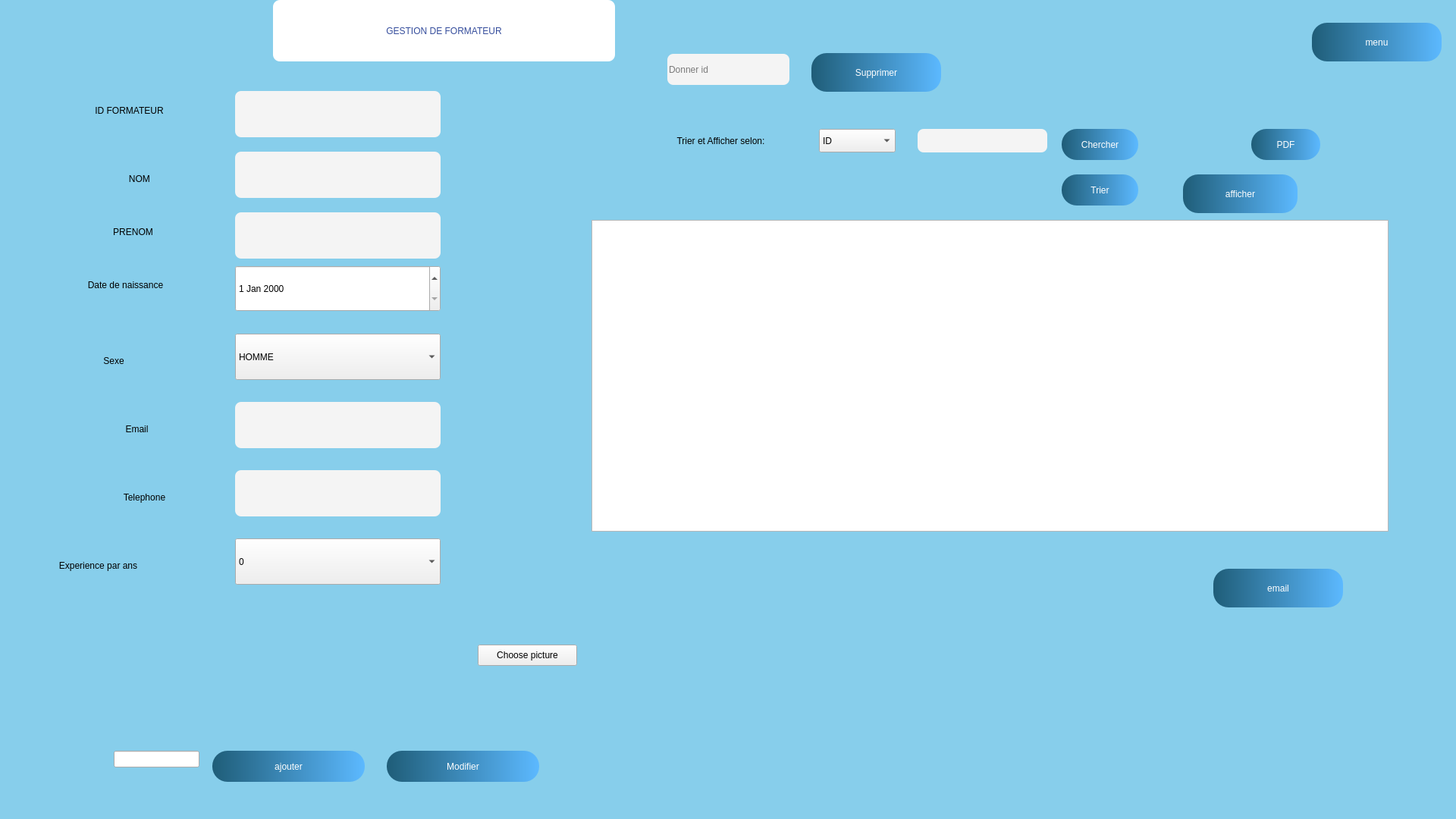
   <widget class="QGroupBox" name="gestion_formateur">
    <property name="geometry">
     <rect>
      <x>0</x>
      <y>0</y>
      <width>1920</width>
      <height>1080</height>
     </rect>
    </property>
    <property name="title">
     <string/>
    </property>
    <widget class="QLabel" name="bg_formateur">
     <property name="geometry">
      <rect>
       <x>0</x>
       <y>0</y>
       <width>1920</width>
       <height>1080</height>
      </rect>
     </property>
     <property name="styleSheet">
      <string notr="true">background-color: rgb(135,206,235);</string>
     </property>
     <property name="text">
      <string/>
     </property>
    </widget>
    <widget class="QPushButton" name="PDF">
     <property name="geometry">
      <rect>
       <x>1650</x>
       <y>170</y>
       <width>91</width>
       <height>41</height>
      </rect>
     </property>
     <property name="styleSheet">
      <string notr="true">QPushButton

{
	background-color: qlineargradient(spread:pad, x1:0, y1:0, x2:1, y2:0, stop:0 rgb(31, 93, 120), stop:1 rgb(92, 185, 255));
border: none;
border-radius: 20px;
font: 11pt &quot;Tw Cen MT&quot;;
color: rgb(255, 255, 255)
}



QPushButton::disabled
{
	
background-color: rgb(9, 55, 76);

}


QPushButton::hover
{
background-color: rgb(9, 55, 76);


}


QPushButton::pressed
{
background-color: rgb(9, 55, 76);


}</string>
     </property>
     <property name="text">
      <string>PDF</string>
     </property>
    </widget>
    <widget class="QLabel" name="label">
     <property name="geometry">
      <rect>
       <x>360</x>
       <y>0</y>
       <width>451</width>
       <height>81</height>
      </rect>
     </property>
     <property name="styleSheet">
      <string notr="true">color: rgb(53, 77, 156);
background-color: rgb(255, 255, 255);
font: 14pt &quot;MS Shell Dlg 2&quot;;
border-color: rgb(0, 0,255);
border-radius:9px;</string>
     </property>
     <property name="text">
      <string>GESTION DE FORMATEUR</string>
     </property>
     <property name="alignment">
      <set>Qt::AlignCenter</set>
     </property>
    </widget>
    <widget class="QLabel" name="label_15">
     <property name="geometry">
      <rect>
       <x>820</x>
       <y>170</y>
       <width>261</width>
       <height>31</height>
      </rect>
     </property>
     <property name="styleSheet">
      <string notr="true">background-color: transparent;
font: 75 10pt &quot;Source Code Pro&quot;;
border-radius:9px;
text-align: center;</string>
     </property>
     <property name="text">
      <string>Trier et Afficher selon:</string>
     </property>
     <property name="alignment">
      <set>Qt::AlignCenter</set>
     </property>
    </widget>
    <widget class="QLineEdit" name="chercher_formateur">
     <property name="geometry">
      <rect>
       <x>1210</x>
       <y>170</y>
       <width>171</width>
       <height>31</height>
      </rect>
     </property>
     <property name="styleSheet">
      <string notr="true">border-radius:8px;
background-color: rgb(244, 244, 244);
border:none;
</string>
     </property>
     <property name="placeholderText">
      <string extracomment="Chercher"/>
     </property>
    </widget>
    <widget class="QPushButton" name="bt_chercher_formateur">
     <property name="geometry">
      <rect>
       <x>1400</x>
       <y>170</y>
       <width>101</width>
       <height>41</height>
      </rect>
     </property>
     <property name="styleSheet">
      <string notr="true">QPushButton

{
	background-color: qlineargradient(spread:pad, x1:0, y1:0, x2:1, y2:0, stop:0 rgb(31, 93, 120), stop:1 rgb(92, 185, 255));
border: none;
border-radius: 20px;
font: 11pt &quot;Tw Cen MT&quot;;
color: rgb(255, 255, 255)
}



QPushButton::disabled
{
	
background-color: rgb(9, 55, 76);

}


QPushButton::hover
{
background-color: rgb(9, 55, 76);


}


QPushButton::pressed
{
background-color: rgb(9, 55, 76);


}</string>
     </property>
     <property name="text">
      <string>Chercher</string>
     </property>
    </widget>
    <widget class="QPushButton" name="TRI_formateur">
     <property name="geometry">
      <rect>
       <x>1400</x>
       <y>230</y>
       <width>101</width>
       <height>41</height>
      </rect>
     </property>
     <property name="styleSheet">
      <string notr="true">QPushButton

{
	background-color: qlineargradient(spread:pad, x1:0, y1:0, x2:1, y2:0, stop:0 rgb(31, 93, 120), stop:1 rgb(92, 185, 255));
border: none;
border-radius: 20px;
font: 11pt &quot;Tw Cen MT&quot;;
color: rgb(255, 255, 255)
}



QPushButton::disabled
{
	
background-color: rgb(9, 55, 76);

}


QPushButton::hover
{
background-color: rgb(9, 55, 76);


}


QPushButton::pressed
{
background-color: rgb(9, 55, 76);


}</string>
     </property>
     <property name="text">
      <string>Trier</string>
     </property>
    </widget>
    <widget class="QPushButton" name="afficher_formateur">
     <property name="geometry">
      <rect>
       <x>1560</x>
       <y>230</y>
       <width>151</width>
       <height>51</height>
      </rect>
     </property>
     <property name="styleSheet">
      <string notr="true">QPushButton

{
	background-color: qlineargradient(spread:pad, x1:0, y1:0, x2:1, y2:0, stop:0 rgb(31, 93, 120), stop:1 rgb(92, 185, 255));
border: none;
border-radius: 20px;
font: 11pt &quot;Tw Cen MT&quot;;
color: rgb(255, 255, 255)
}



QPushButton::disabled
{
	
background-color: rgb(9, 55, 76);

}


QPushButton::hover
{
background-color: rgb(9, 55, 76);


}


QPushButton::pressed
{
background-color: rgb(9, 55, 76);


}</string>
     </property>
     <property name="text">
      <string>afficher</string>
     </property>
    </widget>
    <widget class="QComboBox" name="Trier_selon_formateur">
     <property name="geometry">
      <rect>
       <x>1080</x>
       <y>170</y>
       <width>101</width>
       <height>31</height>
      </rect>
     </property>
     <item>
      <property name="text">
       <string>ID</string>
      </property>
     </item>
     <item>
      <property name="text">
       <string>NOM</string>
      </property>
     </item>
     <item>
      <property name="text">
       <string>TELEPHONE</string>
      </property>
     </item>
    </widget>
    <widget class="QTableView" name="tableView_formateur">
     <property name="geometry">
      <rect>
       <x>780</x>
       <y>290</y>
       <width>1051</width>
       <height>411</height>
      </rect>
     </property>
    </widget>
    <widget class="QPushButton" name="choose_picture">
     <property name="geometry">
      <rect>
       <x>630</x>
       <y>850</y>
       <width>131</width>
       <height>28</height>
      </rect>
     </property>
     <property name="text">
      <string>Choose picture</string>
     </property>
    </widget>
    <widget class="QComboBox" name="Sexe">
     <property name="geometry">
      <rect>
       <x>310</x>
       <y>440</y>
       <width>271</width>
       <height>61</height>
      </rect>
     </property>
     <item>
      <property name="text">
       <string>HOMME</string>
      </property>
     </item>
     <item>
      <property name="text">
       <string>FEMME</string>
      </property>
     </item>
    </widget>
    <widget class="QLineEdit" name="ID_formateur">
     <property name="geometry">
      <rect>
       <x>310</x>
       <y>120</y>
       <width>271</width>
       <height>61</height>
      </rect>
     </property>
     <property name="styleSheet">
      <string notr="true">border-radius:8px;
background-color: rgb(244, 244, 244);
border:none;

</string>
     </property>
    </widget>
    <widget class="QLabel" name="label_18">
     <property name="geometry">
      <rect>
       <x>120</x>
       <y>220</y>
       <width>131</width>
       <height>31</height>
      </rect>
     </property>
     <property name="styleSheet">
      <string notr="true">font: 10pt &quot;MS Shell Dlg 2&quot;;
border:none;</string>
     </property>
     <property name="text">
      <string>NOM </string>
     </property>
     <property name="alignment">
      <set>Qt::AlignCenter</set>
     </property>
    </widget>
    <widget class="QPushButton" name="modifier_formateur">
     <property name="geometry">
      <rect>
       <x>510</x>
       <y>990</y>
       <width>201</width>
       <height>41</height>
      </rect>
     </property>
     <property name="styleSheet">
      <string notr="true">QPushButton

{
	background-color: qlineargradient(spread:pad, x1:0, y1:0, x2:1, y2:0, stop:0 rgb(31, 93, 120), stop:1 rgb(92, 185, 255));
border: none;
border-radius: 20px;
font: 11pt &quot;Tw Cen MT&quot;;
color: rgb(255, 255, 255)
}



QPushButton::disabled
{
	
background-color: rgb(9, 55, 76);

}


QPushButton::hover
{
background-color: rgb(9, 55, 76);


}


QPushButton::pressed
{
background-color: rgb(9, 55, 76);


}</string>
     </property>
     <property name="text">
      <string>Modifier</string>
     </property>
    </widget>
    <widget class="QLineEdit" name="path_picture">
     <property name="geometry">
      <rect>
       <x>150</x>
       <y>990</y>
       <width>113</width>
       <height>22</height>
      </rect>
     </property>
    </widget>
    <widget class="QLabel" name="label_24">
     <property name="geometry">
      <rect>
       <x>70</x>
       <y>110</y>
       <width>201</width>
       <height>71</height>
      </rect>
     </property>
     <property name="styleSheet">
      <string notr="true">font: 10pt &quot;MS Shell Dlg 2&quot;;
border:none;</string>
     </property>
     <property name="text">
      <string>ID FORMATEUR</string>
     </property>
     <property name="alignment">
      <set>Qt::AlignCenter</set>
     </property>
    </widget>
    <widget class="QLabel" name="label_19">
     <property name="geometry">
      <rect>
       <x>90</x>
       <y>460</y>
       <width>120</width>
       <height>31</height>
      </rect>
     </property>
     <property name="styleSheet">
      <string notr="true">font: 10pt &quot;MS Shell Dlg 2&quot;;
border:none;</string>
     </property>
     <property name="text">
      <string>Sexe</string>
     </property>
     <property name="alignment">
      <set>Qt::AlignCenter</set>
     </property>
    </widget>
    <widget class="QLabel" name="show_picture">
     <property name="geometry">
      <rect>
       <x>250</x>
       <y>790</y>
       <width>341</width>
       <height>181</height>
      </rect>
     </property>
     <property name="text">
      <string/>
     </property>
    </widget>
    <widget class="QPushButton" name="ajouter_formateur">
     <property name="geometry">
      <rect>
       <x>280</x>
       <y>990</y>
       <width>201</width>
       <height>41</height>
      </rect>
     </property>
     <property name="styleSheet">
      <string notr="true">QPushButton

{
	background-color: qlineargradient(spread:pad, x1:0, y1:0, x2:1, y2:0, stop:0 rgb(31, 93, 120), stop:1 rgb(92, 185, 255));
border: none;
border-radius: 20px;
font: 11pt &quot;Tw Cen MT&quot;;
color: rgb(255, 255, 255)
}



QPushButton::disabled
{
	
background-color: rgb(9, 55, 76);

}


QPushButton::hover
{
background-color: rgb(9, 55, 76);


}


QPushButton::pressed
{
background-color: rgb(9, 55, 76);


}</string>
     </property>
     <property name="text">
      <string>ajouter</string>
     </property>
    </widget>
    <widget class="QLineEdit" name="id_supprimer_formateur">
     <property name="geometry">
      <rect>
       <x>880</x>
       <y>71</y>
       <width>161</width>
       <height>41</height>
      </rect>
     </property>
     <property name="styleSheet">
      <string notr="true">border-radius:8px;
background-color: rgb(244, 244, 244);
border:none;
color:black;</string>
     </property>
     <property name="placeholderText">
      <string>Donner id</string>
     </property>
    </widget>
    <widget class="QPushButton" name="Supprimer_formateur">
     <property name="geometry">
      <rect>
       <x>1070</x>
       <y>70</y>
       <width>171</width>
       <height>51</height>
      </rect>
     </property>
     <property name="styleSheet">
      <string notr="true">QPushButton

{
	background-color: qlineargradient(spread:pad, x1:0, y1:0, x2:1, y2:0, stop:0 rgb(31, 93, 120), stop:1 rgb(92, 185, 255));
border: none;
border-radius: 20px;
font: 11pt &quot;Tw Cen MT&quot;;
color: rgb(255, 255, 255)
}



QPushButton::disabled
{
	
background-color: rgb(9, 55, 76);

}


QPushButton::hover
{
background-color: rgb(9, 55, 76);


}


QPushButton::pressed
{
background-color: rgb(9, 55, 76);


}</string>
     </property>
     <property name="text">
      <string>Supprimer</string>
     </property>
    </widget>
    <widget class="QDateEdit" name="date_naissance_formateur">
     <property name="geometry">
      <rect>
       <x>310</x>
       <y>350</y>
       <width>271</width>
       <height>61</height>
      </rect>
     </property>
    </widget>
    <widget class="QLineEdit" name="nom_formateur">
     <property name="geometry">
      <rect>
       <x>310</x>
       <y>200</y>
       <width>271</width>
       <height>61</height>
      </rect>
     </property>
     <property name="styleSheet">
      <string notr="true">border-radius:8px;
background-color: rgb(244, 244, 244);
border:none;

</string>
     </property>
    </widget>
    <widget class="QLineEdit" name="email">
     <property name="geometry">
      <rect>
       <x>310</x>
       <y>530</y>
       <width>271</width>
       <height>61</height>
      </rect>
     </property>
     <property name="styleSheet">
      <string notr="true">border-radius:8px;
background-color: rgb(244, 244, 244);
border:none;

</string>
     </property>
    </widget>
    <widget class="QLabel" name="label_20">
     <property name="geometry">
      <rect>
       <x>100</x>
       <y>550</y>
       <width>161</width>
       <height>31</height>
      </rect>
     </property>
     <property name="styleSheet">
      <string notr="true">font: 10pt &quot;MS Shell Dlg 2&quot;;
border:none;</string>
     </property>
     <property name="text">
      <string>Email</string>
     </property>
     <property name="alignment">
      <set>Qt::AlignCenter</set>
     </property>
    </widget>
    <widget class="QLabel" name="label_21">
     <property name="geometry">
      <rect>
       <x>80</x>
       <y>350</y>
       <width>171</width>
       <height>51</height>
      </rect>
     </property>
     <property name="styleSheet">
      <string notr="true">font: 10pt &quot;MS Shell Dlg 2&quot;;
border:none;</string>
     </property>
     <property name="text">
      <string>Date de naissance</string>
     </property>
     <property name="alignment">
      <set>Qt::AlignCenter</set>
     </property>
    </widget>
    <widget class="QLineEdit" name="phone">
     <property name="geometry">
      <rect>
       <x>310</x>
       <y>620</y>
       <width>271</width>
       <height>61</height>
      </rect>
     </property>
     <property name="styleSheet">
      <string notr="true">border-radius:8px;
background-color: rgb(244, 244, 244);
border:none;

</string>
     </property>
    </widget>
    <widget class="QLabel" name="label_22">
     <property name="geometry">
      <rect>
       <x>110</x>
       <y>640</y>
       <width>161</width>
       <height>31</height>
      </rect>
     </property>
     <property name="styleSheet">
      <string notr="true">font: 10pt &quot;MS Shell Dlg 2&quot;;
border:none;</string>
     </property>
     <property name="text">
      <string>Telephone</string>
     </property>
     <property name="alignment">
      <set>Qt::AlignCenter</set>
     </property>
    </widget>
    <widget class="QLabel" name="label_23">
     <property name="geometry">
      <rect>
       <x>49</x>
       <y>730</y>
       <width>161</width>
       <height>31</height>
      </rect>
     </property>
     <property name="styleSheet">
      <string notr="true">font: 10pt &quot;MS Shell Dlg 2&quot;;
border:none;</string>
     </property>
     <property name="text">
      <string>Experience par ans</string>
     </property>
     <property name="alignment">
      <set>Qt::AlignCenter</set>
     </property>
    </widget>
    <widget class="QComboBox" name="experience">
     <property name="geometry">
      <rect>
       <x>310</x>
       <y>710</y>
       <width>271</width>
       <height>61</height>
      </rect>
     </property>
     <item>
      <property name="text">
       <string>0</string>
      </property>
     </item>
     <item>
      <property name="text">
       <string>1-3</string>
      </property>
     </item>
     <item>
      <property name="text">
       <string>4-10</string>
      </property>
     </item>
     <item>
      <property name="text">
       <string>+10</string>
      </property>
     </item>
    </widget>
    <widget class="QLabel" name="label_statistuque_formateur">
     <property name="geometry">
      <rect>
       <x>950</x>
       <y>710</y>
       <width>571</width>
       <height>381</height>
      </rect>
     </property>
     <property name="text">
      <string/>
     </property>
    </widget>
    <widget class="QPushButton" name="formation_to_menu">
     <property name="geometry">
      <rect>
       <x>1730</x>
       <y>30</y>
       <width>171</width>
       <height>51</height>
      </rect>
     </property>
     <property name="styleSheet">
      <string notr="true">QPushButton

{
	background-color: qlineargradient(spread:pad, x1:0, y1:0, x2:1, y2:0, stop:0 rgb(31, 93, 120), stop:1 rgb(92, 185, 255));
border: none;
border-radius: 20px;
font: 11pt &quot;Tw Cen MT&quot;;
color: rgb(255, 255, 255)
}



QPushButton::disabled
{
	
background-color: rgb(9, 55, 76);

}


QPushButton::hover
{
background-color: rgb(9, 55, 76);


}


QPushButton::pressed
{
background-color: rgb(9, 55, 76);


}</string>
     </property>
     <property name="text">
      <string>menu</string>
     </property>
    </widget>
    <widget class="QLineEdit" name="prenom_formateur">
     <property name="geometry">
      <rect>
       <x>310</x>
       <y>280</y>
       <width>271</width>
       <height>61</height>
      </rect>
     </property>
     <property name="styleSheet">
      <string notr="true">border-radius:8px;
background-color: rgb(244, 244, 244);
border:none;

</string>
     </property>
    </widget>
    <widget class="QLabel" name="label_27">
     <property name="geometry">
      <rect>
       <x>110</x>
       <y>290</y>
       <width>131</width>
       <height>31</height>
      </rect>
     </property>
     <property name="styleSheet">
      <string notr="true">font: 10pt &quot;MS Shell Dlg 2&quot;;
border:none;</string>
     </property>
     <property name="text">
      <string>PRENOM</string>
     </property>
     <property name="alignment">
      <set>Qt::AlignCenter</set>
     </property>
    </widget>
    <widget class="QPushButton" name="formation_to_email">
     <property name="geometry">
      <rect>
       <x>1600</x>
       <y>750</y>
       <width>171</width>
       <height>51</height>
      </rect>
     </property>
     <property name="styleSheet">
      <string notr="true">QPushButton

{
	background-color: qlineargradient(spread:pad, x1:0, y1:0, x2:1, y2:0, stop:0 rgb(31, 93, 120), stop:1 rgb(92, 185, 255));
border: none;
border-radius: 20px;
font: 11pt &quot;Tw Cen MT&quot;;
color: rgb(255, 255, 255)
}



QPushButton::disabled
{
	
background-color: rgb(9, 55, 76);

}


QPushButton::hover
{
background-color: rgb(9, 55, 76);


}


QPushButton::pressed
{
background-color: rgb(9, 55, 76);


}</string>
     </property>
     <property name="text">
      <string>email</string>
     </property>
    </widget>
   </widget>
